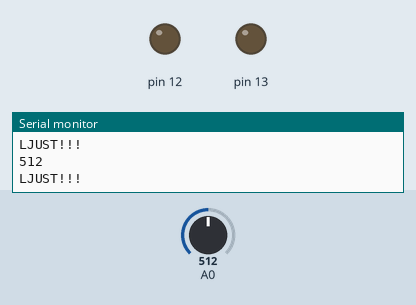
A program run on a simulated Arduino Uno, built with avr-gcc and run on an emulated ATmega328P. Shown: output pins drawn as LEDs (lit = HIGH), the last lines printed to the serial monitor. The inputs (shaded band) are chosen by the test bench; at power-on: A0 = 512.

Above: at 1.8 s.
1.9 s: A0 set to 459
3.4 s: A0 set to 436
At 5.2 s:
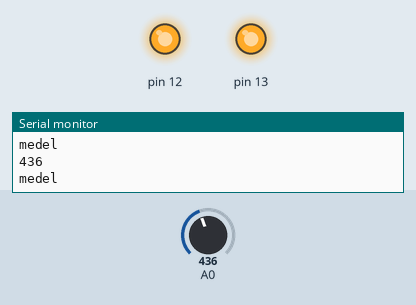
5.5 s: A0 set to 460
At 6.9 s:
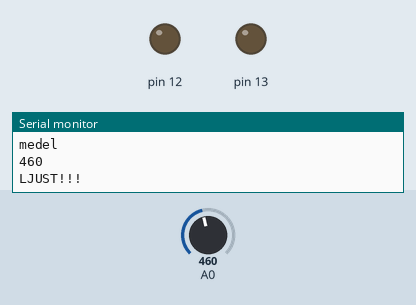
7.5 s: A0 set to 441
At 8.4 s:
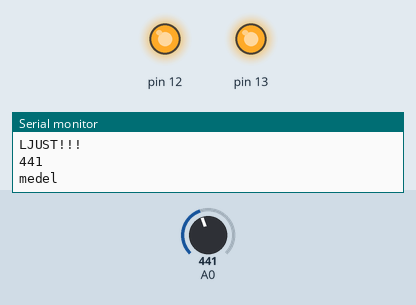
Timing chart, 0 to 10.5 s (numbered marks = the images above; inputs shaded):
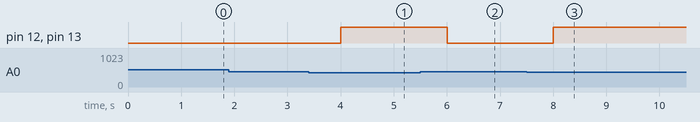

The program:

main.cpp
```cpp
#include <Arduino.h>

int light = 0;

void setup() {
  // put your setup code here, to run once:
  Serial.begin(9600);
  pinMode(13, OUTPUT);
  pinMode(12, OUTPUT);
}

void loop() {
  // put your main code here, to run repeatedly:
  light = analogRead(A0);

  Serial.println(light);

  if(light > 450){
    Serial.println("LJUST!!!");
    digitalWrite(13, LOW);
    digitalWrite(12, LOW);
  }
  else if(light > 228 && light < 451){
    Serial.println("medel");
    digitalWrite(13, HIGH);
    digitalWrite(12, HIGH);
  }
  else {
    Serial.println("mörkt...");
    digitalWrite(13, HIGH);
    digitalWrite(12, HIGH);
  }
  delay(1000);
}
```

Measured:
- the behaviour switches between 451 and 450 on A0 (found by bisection; images 0 and 1)
- after the input at 3.4 s, pin 12, pin 13: LOW → HIGH after 0.60 s
- after the input at 5.5 s, pin 12, pin 13: HIGH → LOW after 0.50 s
- after the input at 7.5 s, pin 12, pin 13: LOW → HIGH after 0.50 s
